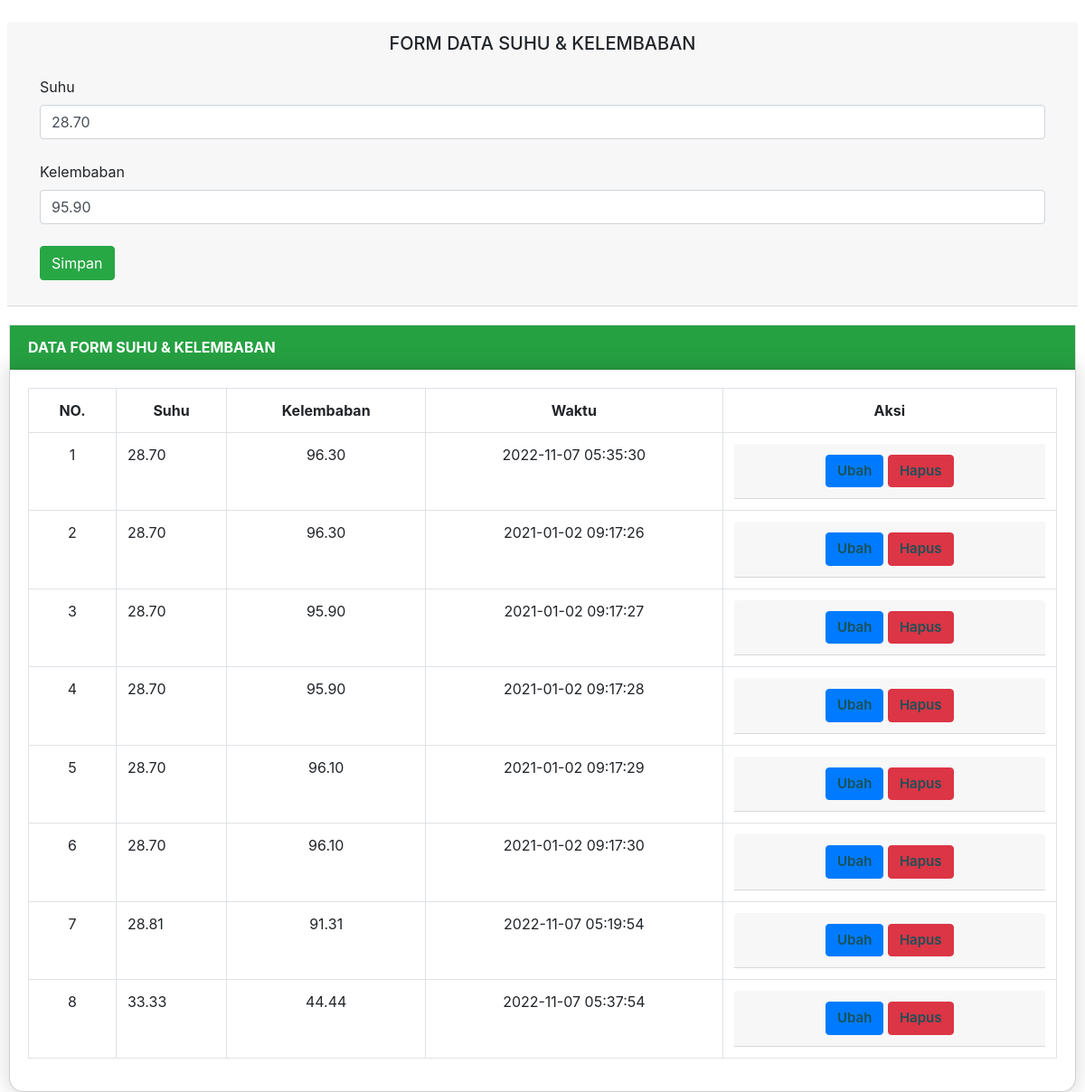
The app's page /edit.php?id=645 with its own data.
### tables this page shows
CREATE TABLE `t_info` (
  `id` int(10) NOT NULL,
  `suhu` double(15,2) NOT NULL,
  `kelembaban` double(15,2) NOT NULL,
  `waktu` datetime NOT NULL
);

### edit.php (the view, shortened to what this page needs)
<?php
include 'function.php';
$id = $_GET['id'];
$query = "SELECT * FROM t_info WHERE id = $id";
$sql = mysqli_query($konek, $query);
if (mysqli_num_rows($sql) == 0) {
    header("location:homeAdmin.php");
} else {
    $data = mysqli_fetch_array($sql);
}
?>
<!DOCTYPE html>
<html lang="en">
<head>
   <link href="assets/css/styles.css" rel="stylesheet" />
    <link href="assets/css/styles_custom.css" rel="stylesheet" />
    <link href="https://cdn.datatables.net/1.10.20/css/dataTables.bootstrap4.min.css" rel="stylesheet" />
</head>
<body>
    <br>
    <div class="card-header-1 mr-2 ml-2">
        <div class="card-header">
            <h5 align="center">FORM DATA SUHU & KELEMBABAN</h5>
            <form method="POST" enctype="multipart/form-data">
                <div class="modal-body">
                    <label for="nama">Suhu</label>
                    <input type="text" name="suhu" class="form-control" require value="<?= $data['suhu'] ?>">
                    <br>
                    <label for="nim">Kelembaban</label>
                    <input type="text" name="kelembaban" class="form-control" require value="<?= $data['kelembaban'] ?>">
                    <br>
                    <button type="submit" class="btn btn-success" name="simpan" onclick="return confirm('Apakah Ingin Menambahkan ?');">Simpan</button>
                </div>
            </form>
        </div>
    </div>
                    <div class="card mb-4">
                        <div class="btn-success">
                            <div class="card-header">
                                <b>DATA FORM SUHU & KELEMBABAN</b>
                            </div>
                        </div>
                        <div class="card-body">
                            <div class="table-responsive">
                                <table class="table table-bordered" id="dataTable" width="100%" cellspacing="0" >
                                    <tr>
                                        <tr align="center">
                                            <th>NO. </th>
                                            <th>Suhu</th>
                                            <th>Kelembaban</th>
                                            <th>Waktu</th>
                                            <th>Aksi</th>
                                        </tr>
                                    </tr>
                                    <?php
                                        include "koneksi.php";
                                        $query = "SELECT * FROM t_info";
                                        $sql = mysqli_query($konek, $query);
                                        $a = 1;
                                        foreach ($sql as $data) {
                                        ?>
                                    <tr>
                                        <td align="center"><?= $a ?></td>
                                        <td><?= $data['suhu'] ?></td>
                                        <td align="center"><?= $data['kelembaban'] ?></td>
                                        <td align="center"><?= $data['waktu'] ?></td>
                                        <td>
                                            <div class="card-header-1" align="center">
                                                <div class="card-header">
                                                    <a href="edit.php?id=<?= $data['id'] ?>" class="btn btn-primary">Ubah</a>
                                                    <a href="hapus.php?id=<?= $data['id'] ?>" class="btn btn-danger" onclick="return confirm('Apakah Ingin Menghapus Data ? ');">Hapus</a>
                                                </div>
                                            </div>
                                        </td>
                                    </tr>
                                    <?php $a++; ?>
                                    <?php } ?>
                                </table>
                            </div>
                        </div>
                    </div>
</body>
</html>

### assets/css/styles_custom.css (style rules this page uses)
* { margin: 0px; padding: 0px; }
.card-body { box-shadow: 0 0 20px 7px rgba(0, 0, 0, 0.1); border-radius: 0px 0px 15px 15px; }
.card { border-radius: 0px 0px 15px 15px; margin: 20px 10px; }
.card-body a { color: #1a5157; text-decoration: none; font-size: 15px; margin-top: auto; font-weight: 600; }

### records on screen
t_info: suhu "28.70", kelembaban "95.90", waktu "2021-01-02 09:17:27"
t_info: suhu "28.70", kelembaban "96.30", waktu "2022-11-07 05:35:30"
t_info: suhu "28.70", kelembaban "96.30", waktu "2021-01-02 09:17:26"
t_info: suhu "28.70", kelembaban "95.90", waktu "2021-01-02 09:17:28"
t_info: suhu "28.70", kelembaban "96.10", waktu "2021-01-02 09:17:29"
t_info: suhu "28.70", kelembaban "96.10", waktu "2021-01-02 09:17:30"
t_info: suhu "28.81", kelembaban "91.31", waktu "2022-11-07 05:19:54"
t_info: suhu "33.33", kelembaban "44.44", waktu "2022-11-07 05:37:54"
